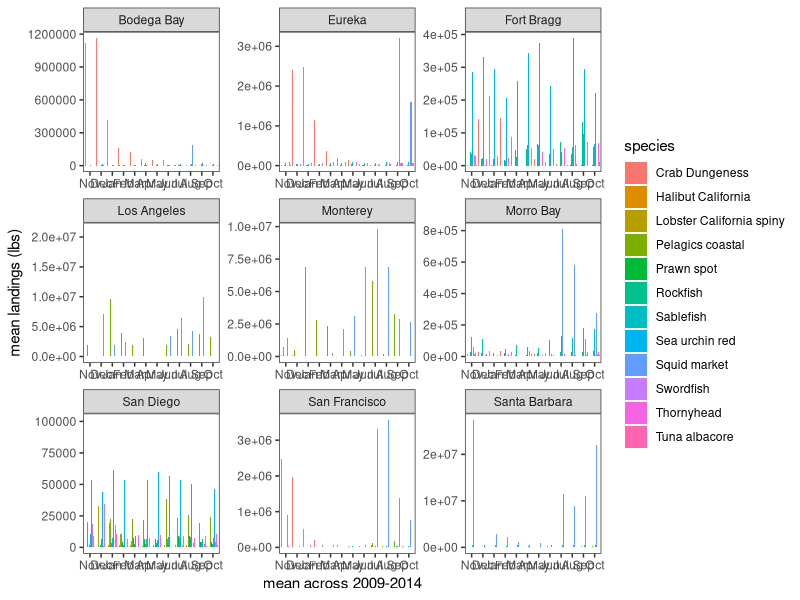

This figure's R source:
# Analysis of the data from the nine areas within California, gathered from the
# California Department of Natural Resources, accessed here: 
# https://wildlife.ca.gov/Fishing/Commercial/Landings

library(stringr)
library(dplyr)
library(reshape2)
library(ggplot2)

# Import dataset of all areas
all_areas <- read.csv("Data/DFW areas/all_areas.csv")


# Islolate species of interest ------------------------------------------------
halibut <- all_areas %>% filter(str_detect(Species, "Halibut California")) %>% bind_rows
crab <- all_areas %>% filter(str_detect(Species, "Dungeness")) %>% bind_rows
lobster <- all_areas %>% filter(str_detect(Species, "Lobster")) %>% bind_rows
squid <- all_areas %>% filter(str_detect(Species, "Squid market")) %>% bind_rows
albacore <- all_areas %>% filter(str_detect(Species, "albacore")) %>% bind_rows
prawn <- all_areas %>% filter(str_detect(Species, "Prawn spot")) %>% bind_rows
urchin <- all_areas %>% filter(str_detect(Species, "Sea urchin red")) %>% bind_rows
sablefish <- all_areas %>% filter(str_detect(Species, "Sablefish")) %>% bind_rows
swordfish <- all_areas %>% filter(str_detect(Species, "Swordfish")) %>% bind_rows

# Combine all rockfish groups together
rockfish <- all_areas %>% filter(str_detect(Species, "Rockfish")) %>% bind_rows
rockfish <- rockfish[, -1] %>%  # remove species column
  group_by(area, year) %>%  # group by area & year
  summarize(across(January:Landings, sum))  # find sum
rockfish <- rockfish[, c(3:15, 2, 1)]  # Move year & area columns to the end
rockfish <- cbind(rep("Rockfish", length(rockfish$year)), rockfish)
columns <- c("Species", "January", "February", "March", "April", "May", "June",
             "July", "August", "September", "October", "November", "December", 
             "Landings", "year", "area")
colnames(rockfish) <- columns

# Combine all thornyhead groups together
thornyhead <- all_areas %>% filter(str_detect(Species, "Thornyhead")) %>% bind_rows
thornyhead <- thornyhead[, -1] %>%  # remove species column
  group_by(area, year) %>%  # group by area & year
  summarize(across(January:Landings, sum))  # find sum
thornyhead <- thornyhead[, c(3:15, 2, 1)]  # Move year & area columns to the end
thornyhead <- cbind(rep("Thornyhead", length(thornyhead$year)), thornyhead)
columns <- c("Species", "January", "February", "March", "April", "May", "June",
             "July", "August", "September", "October", "November", "December", 
             "Landings", "year", "area")
colnames(thornyhead) <- columns

# Combine coastal pelagic species gathered from NOAA fisheries
sardine <- all_areas %>% filter(str_detect(Species, "Sardine")) %>% bind_rows
pac_mackerel <- all_areas %>% filter(str_detect(Species, "Mackerel Pacific")) %>% bind_rows
jack_mackerel <- all_areas %>% filter(str_detect(Species, "Mackerel jack")) %>% bind_rows
anchovy <- all_areas %>% filter(str_detect(Species, "Anchovy northern")) %>% bind_rows

pelagics <- rbind(sardine, pac_mackerel, jack_mackerel, anchovy)[, -1]  # remove species column
pelagics <- pelagics %>% group_by(area, year) %>%  # group by area & year
  summarize(across(January:Landings, sum))  #find sum
pelagics <- pelagics[, c(3:15, 2, 1)]  # Move year & area columns to the end
pelagics <- cbind(rep("Pelagics coastal", length(pelagics$year)), pelagics)
colnames(pelagics) <- columns

# Create dataframe of all species of interest
all_soi <- rbind(halibut, crab, lobster, squid, albacore, prawn, urchin, sablefish,
                 rockfish, swordfish, thornyhead, pelagics)


# Monthly averages over the stable period of species of interest --------------
# Filter for 2009-2014
all_soi_stable <- all_soi %>% filter(between(year, 2009, 2014))

# Find monthly mean for each year
all_soi_stable <- all_soi_stable[, -15]  # remove year column
all_soi_stable$Species <- str_trim(all_soi_stable$Species, side = "both")  # Remove extra white spaces

all_soi_means <- all_soi_stable %>% 
  group_by(Species, area) %>% 
  summarize(across(January:Landings, mean))

all_soi_means <- all_soi_means[, -15]  # Remove total landings

# Update data for plotting ----------------------------------------------------
colnames(all_soi_means) <- c("species", "area", "Jan", "Feb", "Mar", "Apr", "May", "Jun",
                             "Jul", "Aug", "Sep", "Oct", "Nov", "Dec")

# Change column order to match other analyses - year starting in Nov
all_soi_means <- all_soi_means[, c(1, 2, 13, 14, 3:12)] 
all_soi_means2 <- melt(all_soi_means, id_vars = c("area", "species"))
colnames(all_soi_means2) <- c("species", "area", "month", "landings")

# Plot monthly means for stable period
monthly_areas_stable <- ggplot(all_soi_means2, aes(y = landings, x = month, fill = species)) +
  geom_bar(position = "dodge", stat = "identity") +
  ylab("mean landings (lbs)") + xlab("mean across 2009-2014") +
  theme_bw() +
  theme(panel.grid.major = element_blank(), panel.grid.minor = element_blank()) +
  facet_wrap(~area, ncol = 3, scale = "free")

ggsave(filename="~/Desktop/area_monthly_landings_stable.pdf", monthly_areas_stable,
       width=400, height=250, units="mm", dpi=300)
